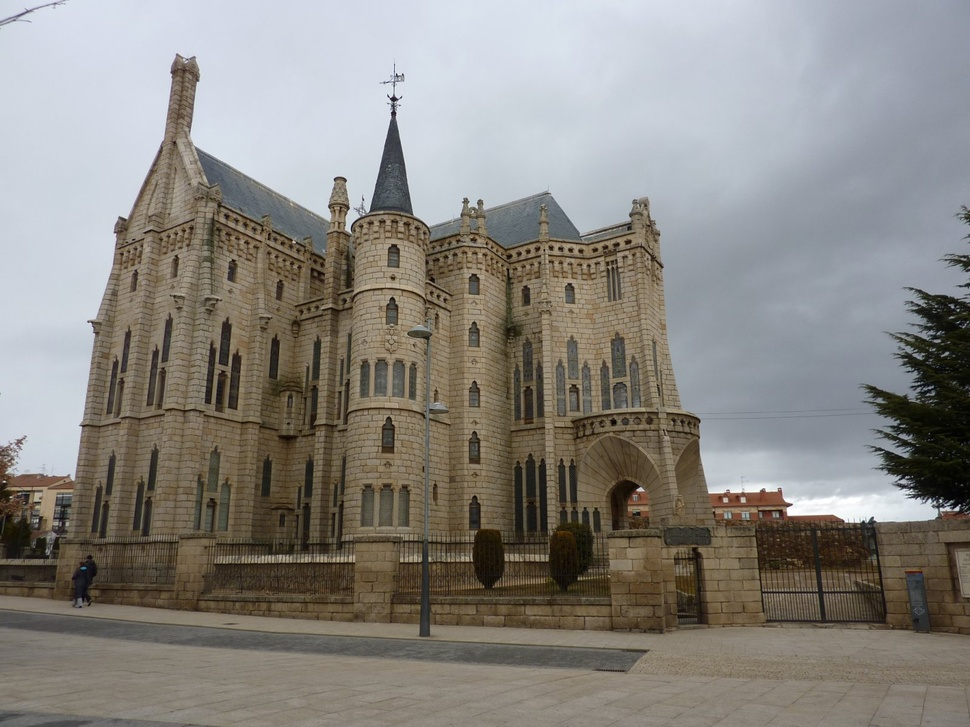
#> input picture Data/EGaudi_1.jpg, 970 x 727 px, shrunk from 1600 x 1200 before the run; its folder holds only this picture in this run
$ python Harris.py
#> lines starting #> are read from the running program, lines starting #| are printed output that depends on the picture; after the words box and inside, x2 and y2 are one past the last pixel; in counts of white or black regions, pixels touching at a corner belong together
# -*- coding: utf-8 -*-
"""
Created on Sat Jun 12 11:12:47 2021

@author: fancy
"""

import numpy as np
import cv2 as cv
from matplotlib import pyplot as plt
import os
import time

path = r'../Data/'
files = os.listdir(path)
method = 'Harris'


sumTime = 0.
for filename in files:
    savename = method+'_'+filename
    img = cv.imread(path+filename)
#> img is the input picture: shape (727, 970, 3); mean B, G, R 129.1, 134.2, 137.1

    gray = cv.cvtColor(img,cv.COLOR_BGR2GRAY)
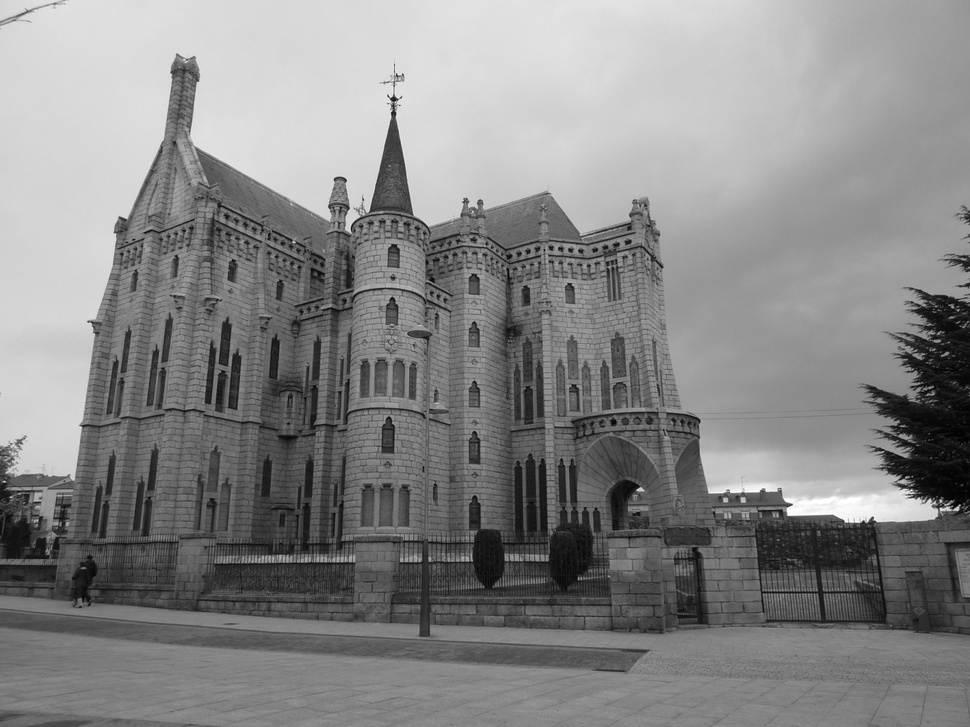
#> gray: shape (727, 970); min 0, max 255, mean 134.5
    gray = np.float32(gray)

    tik = time.time()
    dst = cv.cornerHarris(gray,2,3,0.04)
    #result用于标记角点，并不重要
    dst = cv.dilate(dst,None)
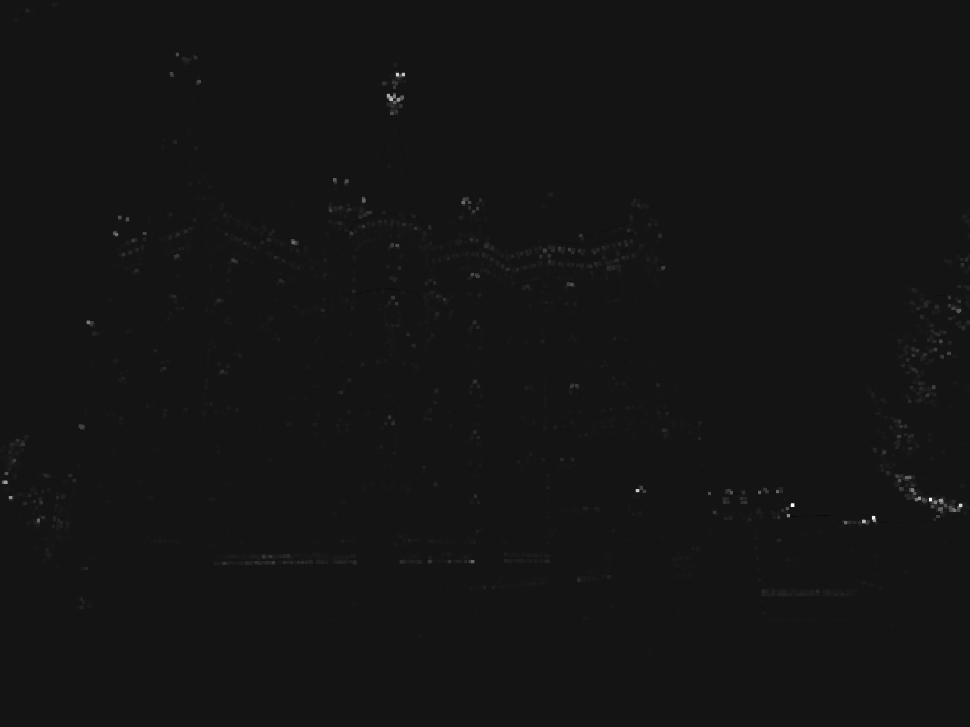
#> dst: shape (727, 970) float32; min -5391020, max 62433604, mean 126405.1; drawn with min black and max white
    #最佳值的阈值，它可能因图像而异。
    img[dst>0.01*dst.max()]=[0,0,255]
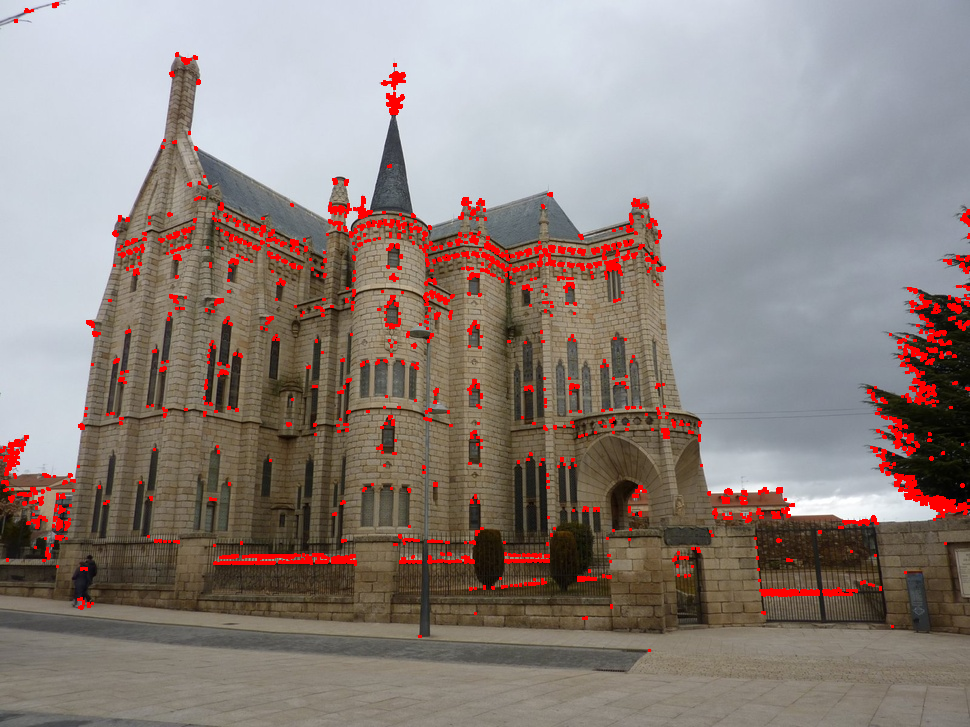
#> img: shape (727, 970, 3); 3.51% of pixels changed, all inside (x1, y1, x2, y2) = (0, 2, 970, 652)
    tok = time.time()
    sumTime += tok-tik

    cv.imwrite(savename,img)
    if cv.waitKey(0) & 0xff == 27:
#> (key Esc is pressed here)
        cv.destroyAllWindows()

avgtime = sumTime/len(files);
print(method,'> average detector cost',avgtime,'s')

$ run again, on Data/EGaudi_2.jpg
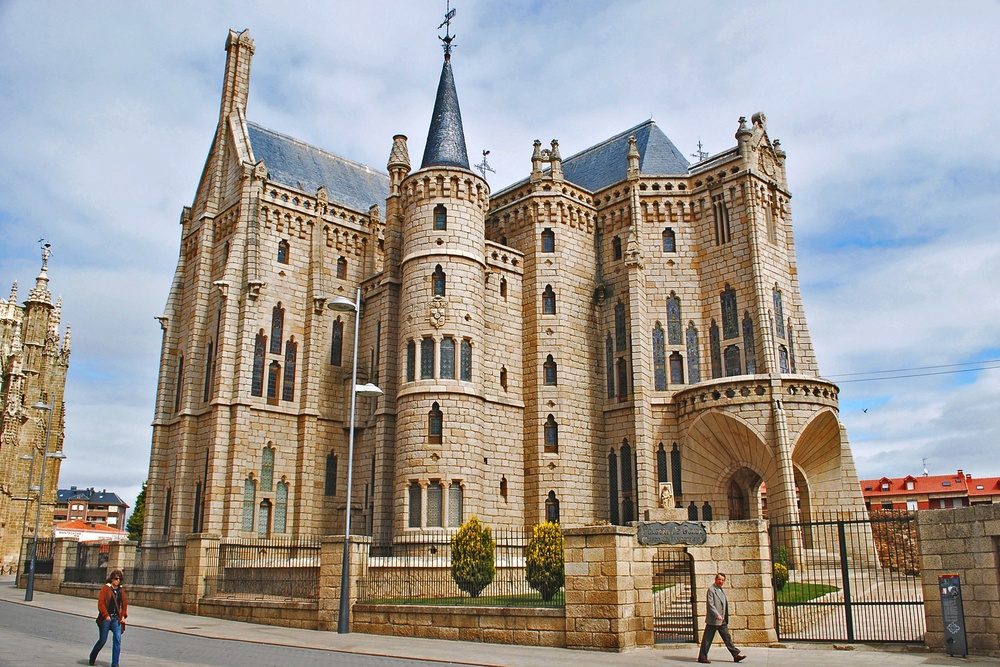
#> input picture Data/EGaudi_2.jpg, 1000 x 667 px, shrunk from 2701 x 1801 before the run
#> img is the input picture: shape (667, 1000, 3); mean B, G, R 146.6, 153, 159.1
#> `dst = cv.dilate(dst,None)`:
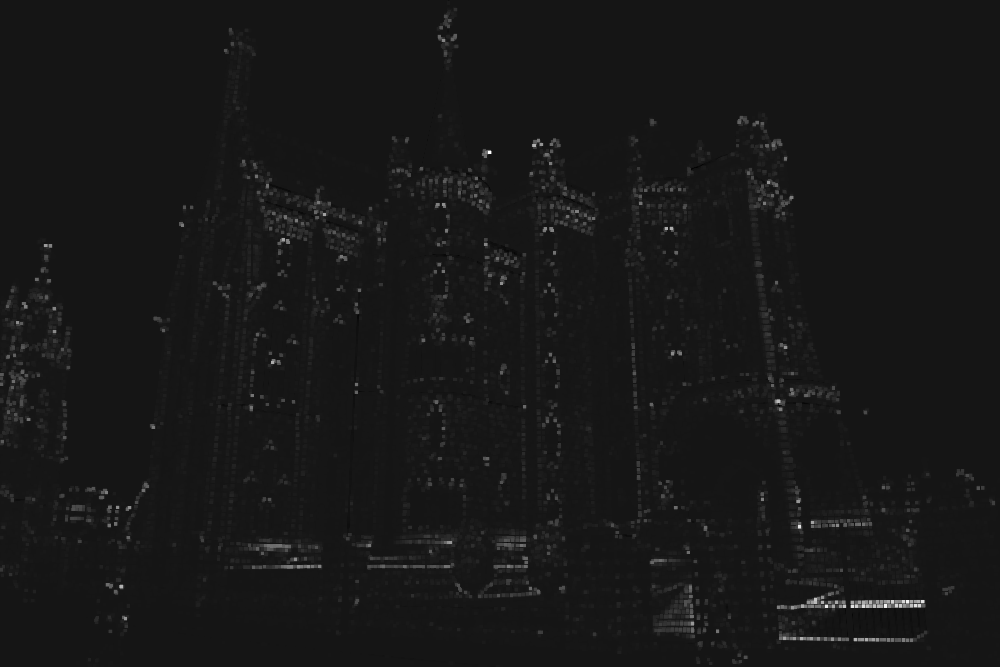
#> dst: shape (667, 1000) float32; min -16912034, max 179515968, mean 1841848.5; drawn with min black and max white
#> `img[dst>0.01*dst.max()]=[0,0,255]`:
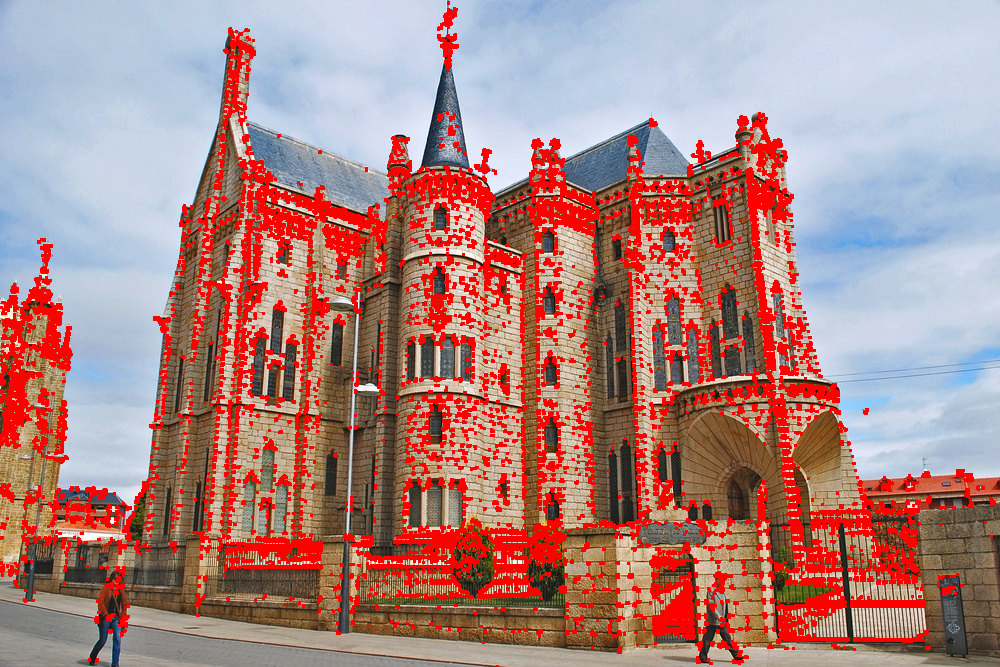
#> img: shape (667, 1000, 3); 15.14% of pixels changed, all inside (x1, y1, x2, y2) = (0, 1, 996, 667)
